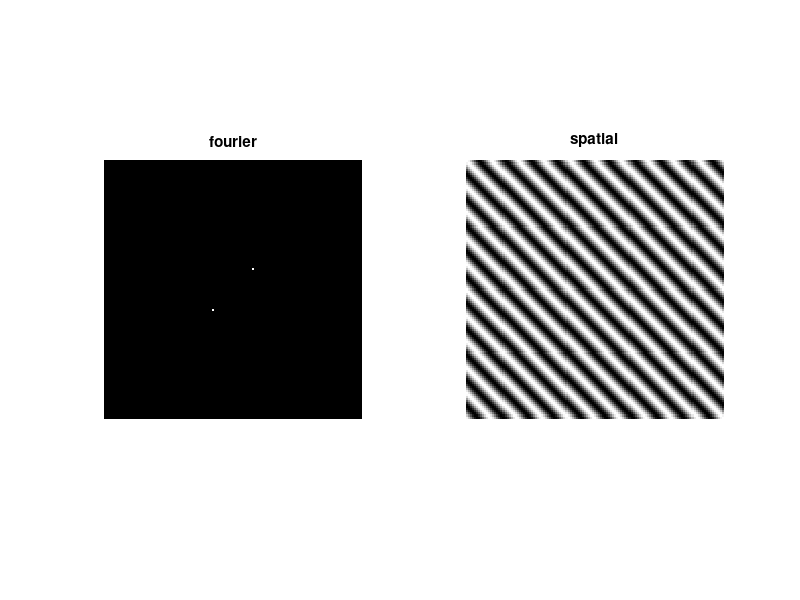

Here is the MATLAB script that generated this plot:
clear;

x = 127;y=127;
im = zeros(x,y);
distance = 10;
im(ceil(x/2)+distance,ceil(y/2)-distance) = 255;
im(ceil(x/2)-distance,ceil(y/2)+distance) = 255;


out = ifftshift(im);
out = real(ifft2(out));

figure;
subplot(1,2,1);imshow(uint8(im)); title('fourier')
subplot(1,2,2);imshow(out,[]); title('spatial')